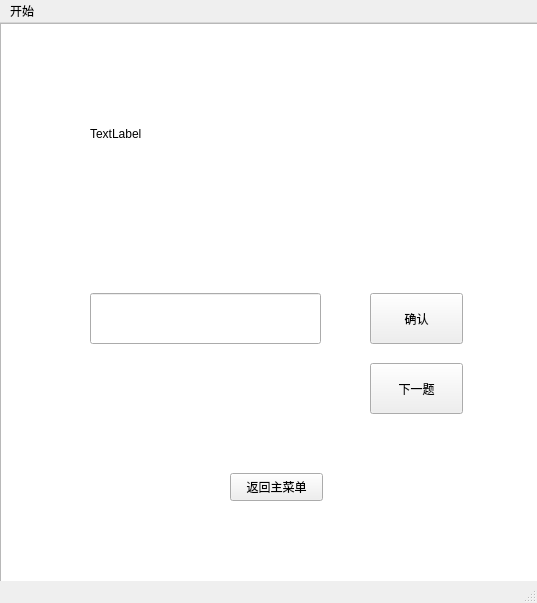
<?xml version="1.0" encoding="UTF-8"?>
<ui version="4.0">
 <class>MainWindow</class>
 <widget class="QMainWindow" name="MainWindow">
  <property name="geometry">
   <rect>
    <x>0</x>
    <y>0</y>
    <width>537</width>
    <height>603</height>
   </rect>
  </property>
  <property name="windowTitle">
   <string>MainWindow</string>
  </property>
  <widget class="QWidget" name="centralwidget">
   <widget class="QGraphicsView" name="graphicsView">
    <property name="geometry">
     <rect>
      <x>0</x>
      <y>0</y>
      <width>551</width>
      <height>581</height>
     </rect>
    </property>
   </widget>
   <widget class="QPushButton" name="pushButtonCheck">
    <property name="geometry">
     <rect>
      <x>370</x>
      <y>270</y>
      <width>93</width>
      <height>51</height>
     </rect>
    </property>
    <property name="text">
     <string>确认</string>
    </property>
   </widget>
   <widget class="QLineEdit" name="InputAns">
    <property name="geometry">
     <rect>
      <x>90</x>
      <y>270</y>
      <width>231</width>
      <height>51</height>
     </rect>
    </property>
    <property name="text">
     <string/>
    </property>
   </widget>
   <widget class="QPushButton" name="pushButtonBack">
    <property name="geometry">
     <rect>
      <x>230</x>
      <y>450</y>
      <width>93</width>
      <height>28</height>
     </rect>
    </property>
    <property name="text">
     <string>返回主菜单</string>
    </property>
   </widget>
   <widget class="QPushButton" name="pushButtonNext">
    <property name="geometry">
     <rect>
      <x>370</x>
      <y>340</y>
      <width>93</width>
      <height>51</height>
     </rect>
    </property>
    <property name="text">
     <string>下一题</string>
    </property>
   </widget>
   <widget class="QLabel" name="LabelDisplay">
    <property name="geometry">
     <rect>
      <x>100</x>
      <y>360</y>
      <width>221</width>
      <height>31</height>
     </rect>
    </property>
    <property name="text">
     <string/>
    </property>
   </widget>
   <widget class="QLabel" name="ChineseWord">
    <property name="geometry">
     <rect>
      <x>90</x>
      <y>70</y>
      <width>381</width>
      <height>81</height>
     </rect>
    </property>
    <property name="text">
     <string>TextLabel</string>
    </property>
   </widget>
  </widget>
  <widget class="QMenuBar" name="menubar">
   <property name="geometry">
    <rect>
     <x>0</x>
     <y>0</y>
     <width>537</width>
     <height>26</height>
    </rect>
   </property>
   <widget class="QMenu" name="menuk">
    <property name="title">
     <string>开始</string>
    </property>
   </widget>
   <addaction name="menuk"/>
  </widget>
  <widget class="QStatusBar" name="statusbar"/>
 </widget>
 <resources/>
 <connections/>
</ui>
